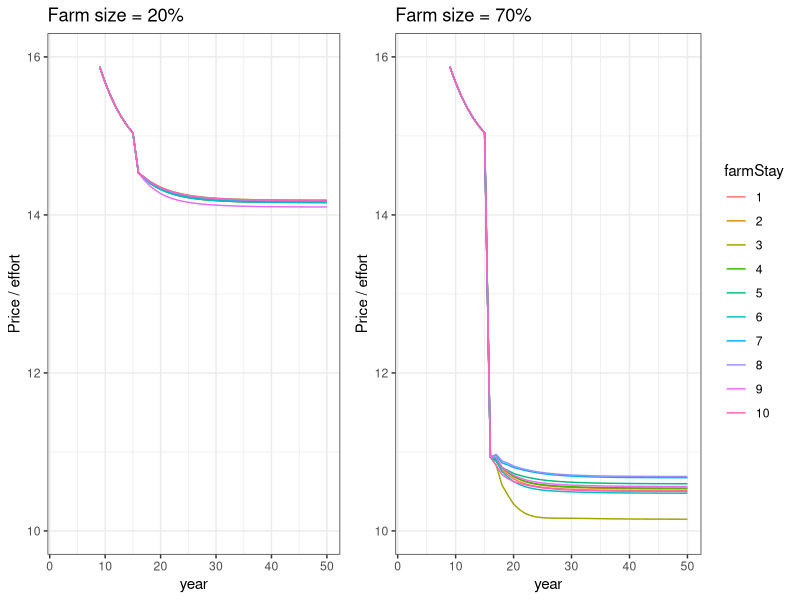
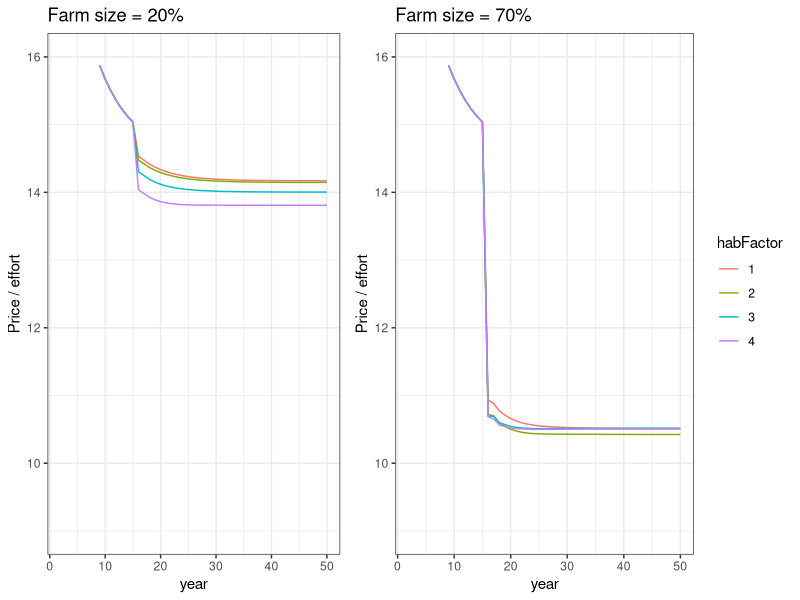
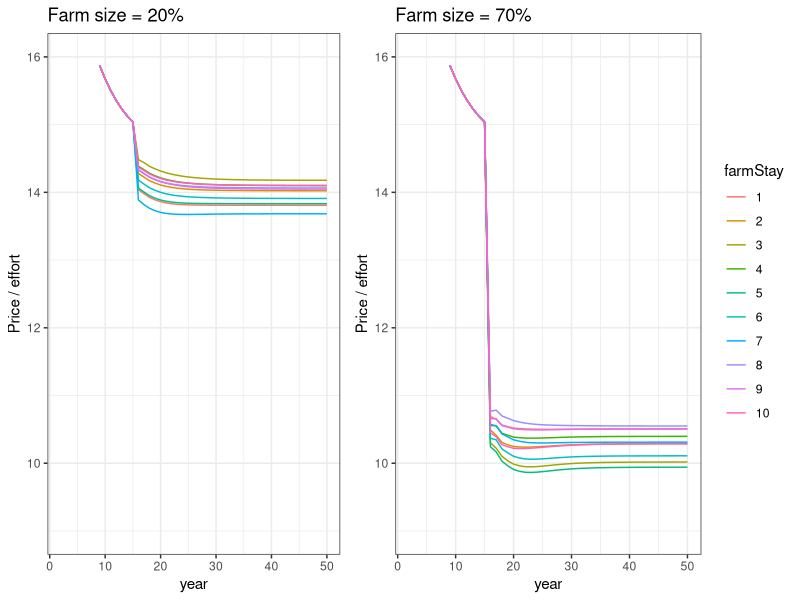
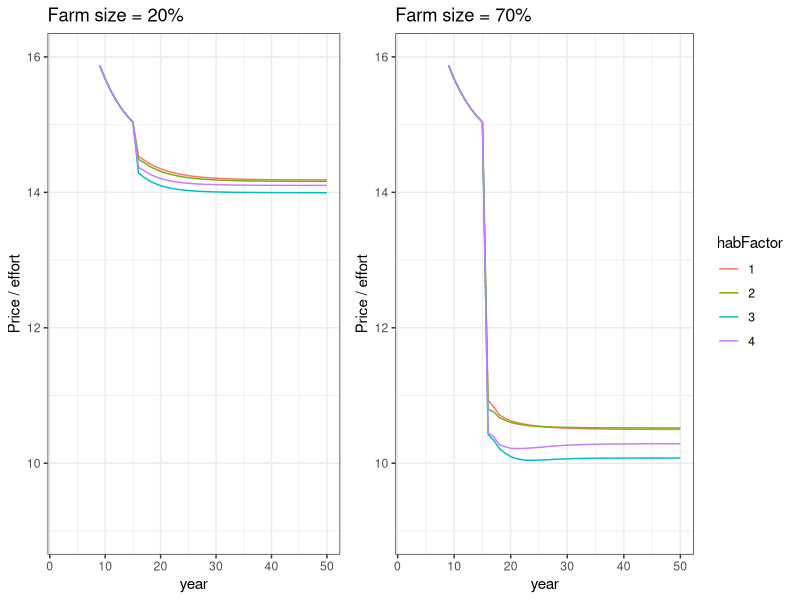

Here is the R script that generated these plots, in order:
## ---- chunk 1
knitr::opts_chunk$set(echo = FALSE, warning = F,message = F)
## ---- chunk 2

library(tidyverse)
library(cowplot)

sfh<-read_csv("testRunSFHY.csv")

## ---- chunk 3

fs20<-sfh%>%
  filter(size==0.2)%>%
  filter(habFact==1)

fs_s20<-ggplot(fs20,aes(year,ppue,color=as.factor(farmStay),group=as.factor(farmStay)))+
  geom_line()+
  theme_bw()+
  lims(y=c(10,16))+
  labs(y="Price / effort",title = "Farm size = 20%")+
  theme(legend.position = "none")


fs70<-sfh%>%
  filter(size==0.7)%>%
  filter(habFact==1)

fs_s70<-ggplot(fs70,aes(year,ppue,color=as.factor(farmStay),group=as.factor(farmStay)))+
  geom_line()+
  theme_bw()+
  lims(y=c(10,16))+
  labs(y="Price / effort",title = "Farm size = 70%")+
  scale_color_discrete(name="farmStay")

plot_grid(fs_s20,fs_s70,nrow=1,rel_widths = c(1,1.3))

## ---- chunk 4

hf20<-sfh%>%
  filter(size==0.2)%>%
  filter(farmStay==1)

hf_s20<-ggplot(hf20,aes(year,ppue,color=as.factor(habFact),group=as.factor(habFact)))+
  geom_line()+
  theme_bw()+
  lims(y=c(9,16))+
  labs(y="Price / effort",title = "Farm size = 20%")+
  theme(legend.position = "none")


hf70<-sfh%>%
  filter(size==0.7)%>%
  filter(farmStay==1)

hf_s70<-ggplot(hf70,aes(year,ppue,color=as.factor(habFact),group=as.factor(habFact)))+
  geom_line()+
  theme_bw()+
  lims(y=c(9,16))+
  labs(y="Price / effort",title = "Farm size = 70%")+
  scale_color_discrete(name="habFactor")

plot_grid(hf_s20,hf_s70,nrow=1,rel_widths = c(1,1.3))

## ---- chunk 5

afs20<-sfh%>%
  filter(size==0.2)%>%
  filter(habFact==4)

afs_s20<-ggplot(afs20,aes(year,ppue,color=as.factor(farmStay),group=as.factor(farmStay)))+
  geom_line()+
  theme_bw()+
  lims(y=c(9,16))+
  labs(y="Price / effort",title = "Farm size = 20%")+
  theme(legend.position = "none")


afs70<-sfh%>%
  filter(size==0.7)%>%
  filter(habFact==4)

afs_s70<-ggplot(afs70,aes(year,ppue,color=as.factor(farmStay),group=as.factor(farmStay)))+
  geom_line()+
  theme_bw()+
  lims(y=c(9,16))+
  labs(y="Price / effort",title = "Farm size = 70%")+
  scale_color_discrete(name="farmStay")

plot_grid(afs_s20,afs_s70,nrow=1,rel_widths = c(1,1.3))
## ---- chunk 6

ahf20<-sfh%>%
  filter(size==0.2)%>%
  filter(farmStay==10)

ahf_s20<-ggplot(ahf20,aes(year,ppue,color=as.factor(habFact),group=as.factor(habFact)))+
  geom_line()+
  theme_bw()+
  lims(y=c(9,16))+
  labs(y="Price / effort",title = "Farm size = 20%")+
  theme(legend.position = "none")


ahf70<-sfh%>%
  filter(size==0.7)%>%
  filter(farmStay==10)

ahf_s70<-ggplot(ahf70,aes(year,ppue,color=as.factor(habFact),group=as.factor(habFact)))+
  geom_line()+
  theme_bw()+
  lims(y=c(9,16))+
  labs(y="Price / effort",title = "Farm size = 70%")+
  scale_color_discrete(name="habFactor")

plot_grid(ahf_s20,ahf_s70,nrow=1,rel_widths = c(1,1.3))

